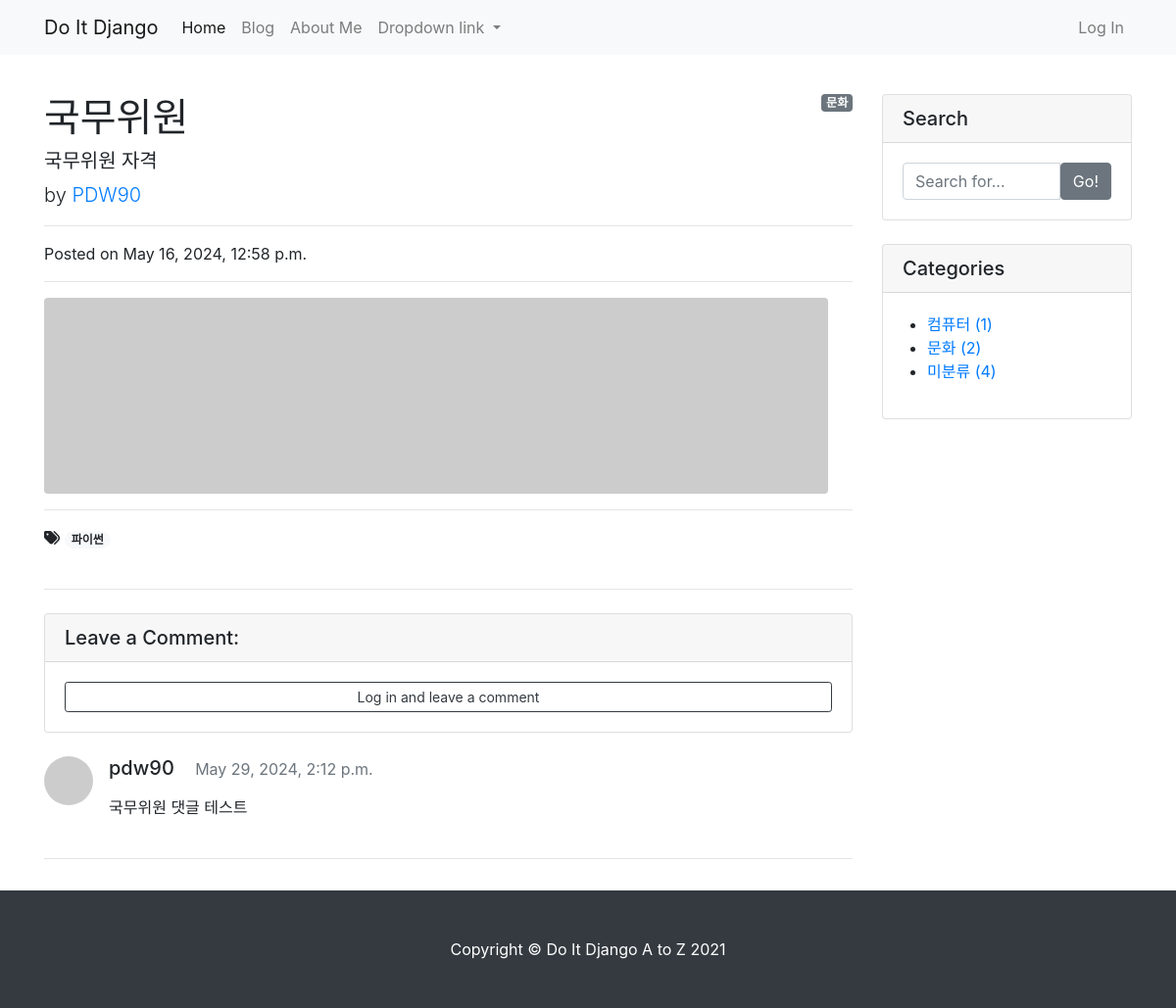
Page /blog/1/ on the committed database.
### blog/models.py (models this page shows, shortened)
class Post(models.Model):
    title = models.CharField(max_length=30)
    hook_text = models.CharField(max_length=100, blank=True)
    content = MarkdownxField()
    head_image = models.ImageField(upload_to='blog/images/%Y/%m/%d/', blank=True)
    file_upload = models.FileField(upload_to='blog/files/%Y/%m/%d/', blank=True)
    created_at = models.DateTimeField(auto_now_add=True)
    updated_at = models.DateTimeField(auto_now=True)
    author = models.ForeignKey(User, null=True, on_delete=models.SET_NULL)
    category = models.ForeignKey(Category, null=True, blank=True, on_delete=models.SET_NULL)
    tags = models.ManyToManyField(Tag, blank=True)
    def get_content_markdown(self):
        return markdown(self.content)

class Category(models.Model):
    name = models.CharField(max_length=50, unique=True)
    slug = models.SlugField(max_length=200, unique=True, allow_unicode=True)
    def __str__(self):
        return self.name
    def get_absolute_url(self):
        return f'/blog/category/{self.slug}/'
    class Meta:
        verbose_name_plural = 'Categories'

class Tag(models.Model):
    name = models.CharField(max_length=50)
    slug = models.SlugField(max_length=200, unique=True, allow_unicode=True)
    def __str__(self):
        return self.name
    def get_absolute_url(self):
        return f'/blog/tag/{self.slug}/'

class Comment(models.Model):
    post = models.ForeignKey(Post, on_delete=models.CASCADE)
    author = models.ForeignKey(User, on_delete=models.CASCADE)
    content = models.TextField()
    created_at = models.DateTimeField(auto_now_add=True)
    modified_at = models.DateTimeField(auto_now=True)

### blog/views.py (the view)
# urls.py: path('<int:pk>/', views.PostDetail.as_view()),
class PostDetail(DetailView):
    model = Post
    def get_context_data(self, **kwargs):
        context = super(PostDetail, self).get_context_data()
        context["categories"] = Category.objects.all()
        context["no_category_post_count"] = Post.objects.filter(category=None).count()
        context["comment_form"] = CommentForm
        return context

### blog/templates/blog/post_detail.html (shortened to what this page needs)
{% extends 'blog/base.html' %}
{% load crispy_forms_tags %}
{% block main_area %}
    <div id="post-area">
        {% if post.category %}
                    <span class="badge badge-secondary float-right">{{ post.category }}</span>
        {% else %}
            <span class="badge badge-secondary float-right">미분류</span>
        {% endif %}
    <h1 class="mt-4">{{ post.title }}</h1>
    <h5 class="text_muted">{{ post.hook_text }}</h5>
    <p class="lead">
      by
      <a href="#">{{ post.author | upper }}</a>
    </p>
    <hr>
    <p>Posted on {{ post.created_at }}</p>
    <hr>
    {% if post.head_image %}
        <img class="img-fluid rounded" src="{{ post.head_image.url }}" alt="{{ post.title }} head image">
    {% else %}
        <img class="img-fluid rounded" src="https://picsum.photos/seed/{{ post.id }}/800/200" alt="random image">
    {% endif %}
    <hr>
    {% if post.tags.exists %}
        <i class="fas fa-tags"></i>
        {% for tag in post.tags.all %}
            <a href="{{ tag.get_absolute_url }}">
                <span class="badge badge-pill badge-light">{{ tag }}</span></a>
        {% endfor %}
        <br/>
        <br/>
    {% endif %}
    <hr>
    </div>
    <div id="comment-area">
    <div class="card my-4">
      <h5 class="card-header">Leave a Comment:</h5>
      <div class="card-body">
        {% if user.is_authenticated %}
        <form id="comment-form" method="POST" action="{{ post.get_absolute_url }}new_comment/">
            {% csrf_token %}
            <div class="form-group">
                {{ comment_form | crispy }}
            </div>
            <button type="submit" class="btn btn-primary">Submit</button>
        </form>
        {% else %}
            <a role="button" class="btn btn-outline-dark btn-block btn-sm" href="#" data-toggle="modal"
               data-target="#loginModal">Log in and leave a comment</a>
        {% endif %}
      </div>
    </div>
    {% if post.comment_set.exists %}
        {% for comment in post.comment_set.iterator %}
        <div class="media mb-4" id="comment-{{ comment.pk }}">
          <img class="d-flex mr-3 rounded-circle" src="http://placehold.it/50x50" alt="">
          <div class="media-body">
              <h5 class="mt-0">{{ comment.author.username }} &nbsp;&nbsp;
              <small class="text-muted">{{ comment.created_at }}</small> </h5>
              <p>{{ comment.content | linebreaks }}</p>
          </div>
        </div>
        {% endfor %}
    {% endif %}
  </div>
  <hr />
{% endblock %}

### blog/templates/blog/base.html (shortened to what this page needs)
<!DOCTYPE html>
<html>
{% load static %}
<head>
    <link rel="stylesheet" href="{% static 'blog/bootstrap/bootstrap.min.css' %}" media="screen">
</head>
<body>
{% include 'blog/navbar.html' %}
<div class="container my-3">
    <div class="row">
        <div class="col-md-8 col-lg-9" id="main-area">
            {% block main_area %}
            {% endblock %}
        </div>
        <div class="col-md-4 col-lg-3">
            <div class="card my-4">
                <h5 class="card-header">Search</h5>
                <div class="card-body">
                    <div class="input-group">
                        <input type="text" class="form-control" placeholder="Search for...">
                        <span class="input-group-btn">
                                <button class="btn btn-secondary" type="button">Go!</button>
                            </span>
                    </div>
                </div>
            </div>
            <div class="card my-4" id="categories-card">
                <h5 class="card-header">Categories</h5>
                <div class="card-body">
                    <div class="row">
                        <ul>
                            {% for category in categories %}
                                <li>
                                    <a href="{{ category.get_absolute_url }}">{{ category }} ({{ category.post_set.count }})</a>
                                </li>
                            {% endfor %}
                            <li>
                                <a href="/blog/category/no_category/">미분류 ({{ no_category_post_count }})</a>
                            </li>
                        </ul>
                    </div>
                </div>
            </div>
        </div>
    </div>
</div>
{% include 'blog/footer.html' %}
</body>
</html>

### rows in the picture
Post: category "문화", title "국무위원", hook_text "국무위원 자격", author "PDW90", created_at "May 16, 2024, 12:58 p.m."
Tag: name "파이썬"
Comment: author.username "pdw90", created_at "May 29, 2024, 2:12 p.m.", content "국무위원 댓글 테스트"
Category: name "컴퓨터", post_set.count "1"
Category: name "문화", post_set.count "2"

### other values in the picture
{{ no_category_post_count }} "4"
